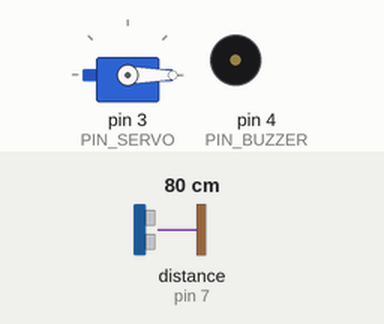
Recording of a sketch running on a simulated Arduino Uno, built with avr-gcc and run on an emulated ATmega328P. Shown: servo, buzzer (waves = sounding). Wiring (inferred from the names in the program): ultrasonic range finder: trigger pin 6; echo pin 7. The test bench sets the inputs (shaded band); at power-on: distance to the obstacle (sensor on pin 7) 80 cm. The echo pulse lasts 58.3 µs per cm; what the sketch prints to the serial monitor is not drawn.

Above: at 4.5 s.
4.6 s: distance to the obstacle (sensor on pin 7) set to 56 cm
6.1 s: distance to the obstacle (sensor on pin 7) set to 46 cm
At 6.49 s:
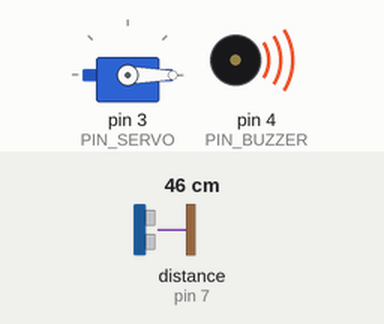
9.1 s: distance to the obstacle (sensor on pin 7) set to 23 cm
12.1 s: distance to the obstacle (sensor on pin 7) set to 18 cm
At 12.42 s:
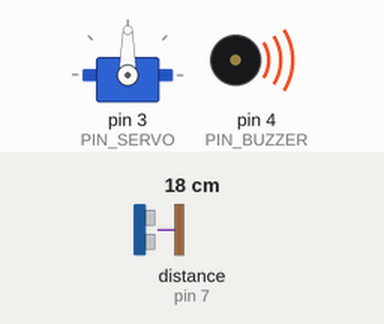
At 13.1 s:
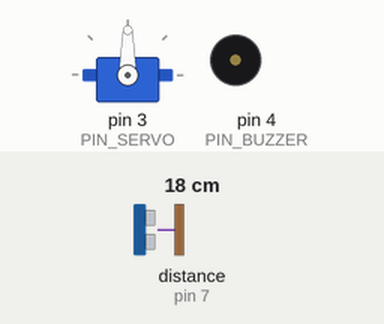
Timing chart, 0 to 15.0 s (numbered marks = the images above; inputs shaded):
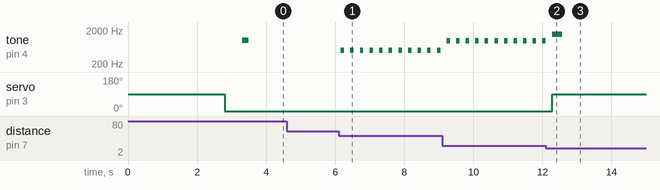

Measured:
- the behaviour switches between 51 and 50 cm on distance to the obstacle (sensor on pin 7) (found by bisection; images 0 and 1)
- the behaviour switches between 21 and 20 cm on distance to the obstacle (sensor on pin 7) (found by bisection; images 1 and 2)
- after the input at 4.6 s, every drawn part: stays the same
- after the input at 6.1 s, tone on pin 4 (PIN_BUZZER): alternates 500 Hz for 0.10 s and silent for 0.18 s, starting after 0.06 s
- after the input at 12.1 s, servo on pin 3 (PIN_SERVO): 0° → 90° after 0.18 s

The sketch:

parking_automatise.ino
```cpp
#include <SPI.h>
#include <MFRC522.h>
#include <Servo.h>

// --- CONFIGURATION DES BROCHES ---
#define PIN_SERVO 3
#define PIN_BUZZER 4
#define PIN_TRIG 6
#define PIN_ECHO 7
#define PIN_RST 9
#define PIN_SDA 10

// ---UTILISATEUR ---
String BADGE_VALIDE = "26 72 5F 44";
int DISTANCE_DETECTION = 50;
int DISTANCE_OUVERTURE = 20;

// --- OBJETS ---
Servo barriere;
MFRC522 rfid(PIN_SDA, PIN_RST);

bool messageAccueilAffiche = false;

void setup() {
  Serial.begin(9600);
  delay(1000);

  Serial.write(20); delay(300);
  Serial.write(19); delay(300);
  Serial.write(20); delay(300);
  Serial.write(19); delay(300);

  Serial.write(27);
  Serial.write(255);
  delay(50);

  Serial.write(12);
  delay(50);

  barriere.attach(PIN_SERVO);
  barriere.write(90); delay(500);
  barriere.write(0);  delay(500);

  pinMode(PIN_BUZZER, OUTPUT);
  tone(PIN_BUZZER, 1000, 200);

  SPI.begin();
  rfid.PCD_Init();
  pinMode(PIN_TRIG, OUTPUT);
  pinMode(PIN_ECHO, INPUT);

  afficherMessage("PARKING PRIVE", "Place libre");
  messageAccueilAffiche = true;
}

void loop() {
  if (rfid.PICC_IsNewCardPresent() && rfid.PICC_ReadCardSerial()) {
    String badgeLu = lireBadge();

    tone(PIN_BUZZER, 2000, 100);

    Serial.write(12);
    Serial.print("UID: "); Serial.print(badgeLu);
    delay(1000);

    if (badgeLu == BADGE_VALIDE) {
      tone(PIN_BUZZER, 1000); delay(100);
      tone(PIN_BUZZER, 1500); delay(200);
      noTone(PIN_BUZZER);

      ouvrirBarriere("BIENVENUE !", "Acces Autorise");
    } else {
      tone(PIN_BUZZER, 200); delay(300);
      tone(PIN_BUZZER, 200); delay(300);
      noTone(PIN_BUZZER);

      Serial.write(12);
      Serial.print("ACCES REFUSE !");
      Serial.write(13); Serial.write(10);
      Serial.print("Carte non valide");

      barriere.write(10); delay(150);
      barriere.write(0);  delay(150);

      delay(3000);
    }

    afficherMessage("PARKING PRIVE", "Place libre");
    messageAccueilAffiche = true;

    rfid.PICC_HaltA();
    rfid.PCD_StopCrypto1();
  }

  long distance = mesurerDistance();

  if (distance > 2 && distance < DISTANCE_OUVERTURE) {
    tone(PIN_BUZZER, 1500, 300);
    ouvrirBarriere("BONNE ROUTE", "Sortie...");
    messageAccueilAffiche = true;
  }
  else if (distance >= DISTANCE_OUVERTURE && distance < DISTANCE_DETECTION) {
    String ligne2 = "Dist: " + String(distance) + " cm    ";
    afficherMessage("OBSTACLE !", ligne2);

    int frequence = map(distance, DISTANCE_OUVERTURE, DISTANCE_DETECTION, 1000, 400);
    tone(PIN_BUZZER, frequence, 100);

    messageAccueilAffiche = false;
    delay(200);
  }
  else {
    if (messageAccueilAffiche == false) {
      afficherMessage("PARKING PRIVE", "Place libre");
      messageAccueilAffiche = true;
    }
  }

  delay(50);
}

void ouvrirBarriere(String l1, String l2) {
  afficherMessage(l1, l2);
  barriere.write(90);
  delay(5000);

  afficherMessage("ATTENTION", "Fermeture...");
  tone(PIN_BUZZER, 500, 500);
  barriere.write(0);
  delay(1000);

  afficherMessage("PARKING PRIVE", "Place libre");
}

void afficherMessage(String l1, String l2) {
  Serial.write(12);
  Serial.print(l1);
  Serial.write(13); Serial.write(10);
  Serial.print(l2);
}

long mesurerDistance() {
  digitalWrite(PIN_TRIG, LOW); delayMicroseconds(2);
  digitalWrite(PIN_TRIG, HIGH); delayMicroseconds(10);
  digitalWrite(PIN_TRIG, LOW);

  long d = pulseIn(PIN_ECHO, HIGH, 25000);
  if (d == 0) return 999;
  return d * 0.034 / 2;
}

String lireBadge() {
  String c = "";
  for (byte i = 0; i < rfid.uid.size; i++) {
    c.concat(String(rfid.uid.uidByte[i] < 0x10 ? " 0" : " "));
    c.concat(String(rfid.uid.uidByte[i], HEX));
  }
  c.toUpperCase();
  return c.substring(1);
}
```
